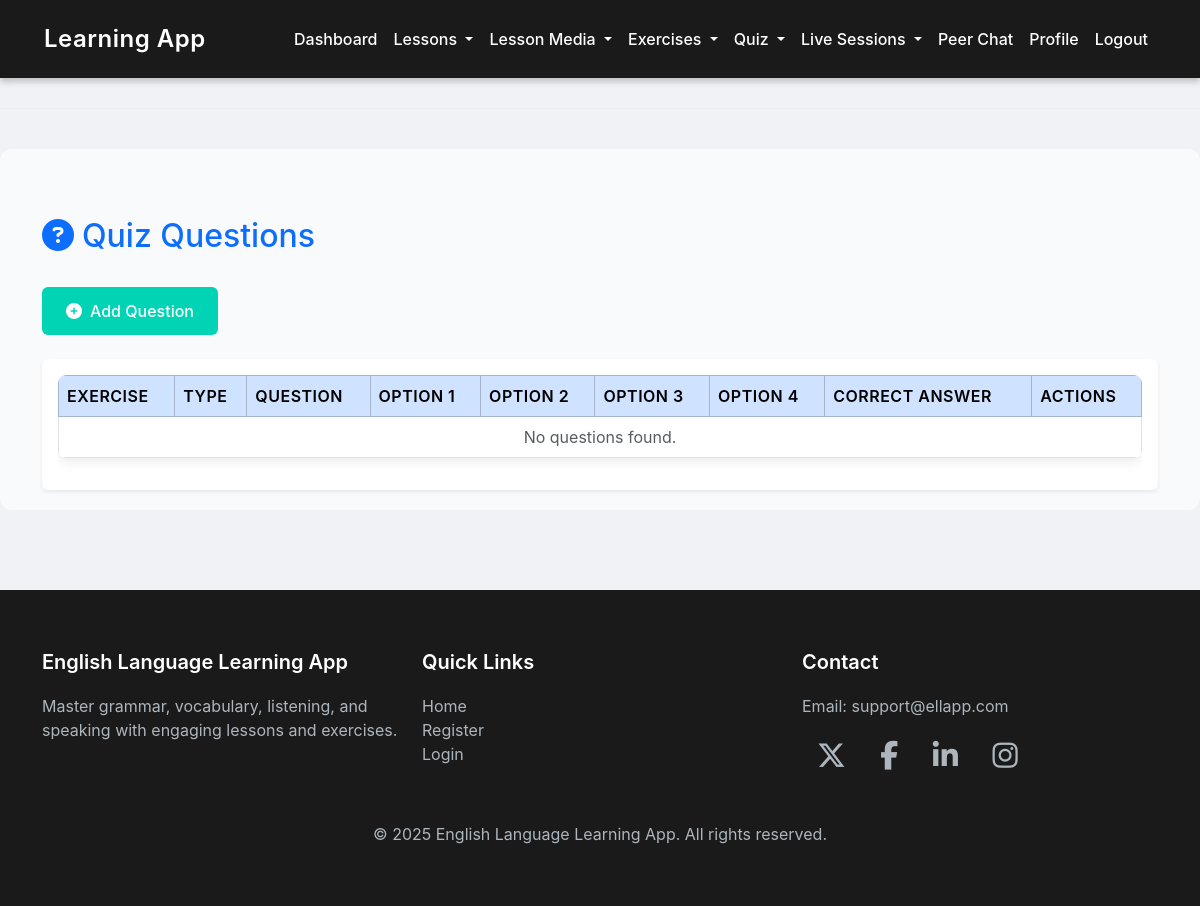
Before: /quiz/questions/ (signed in) with the older database file.
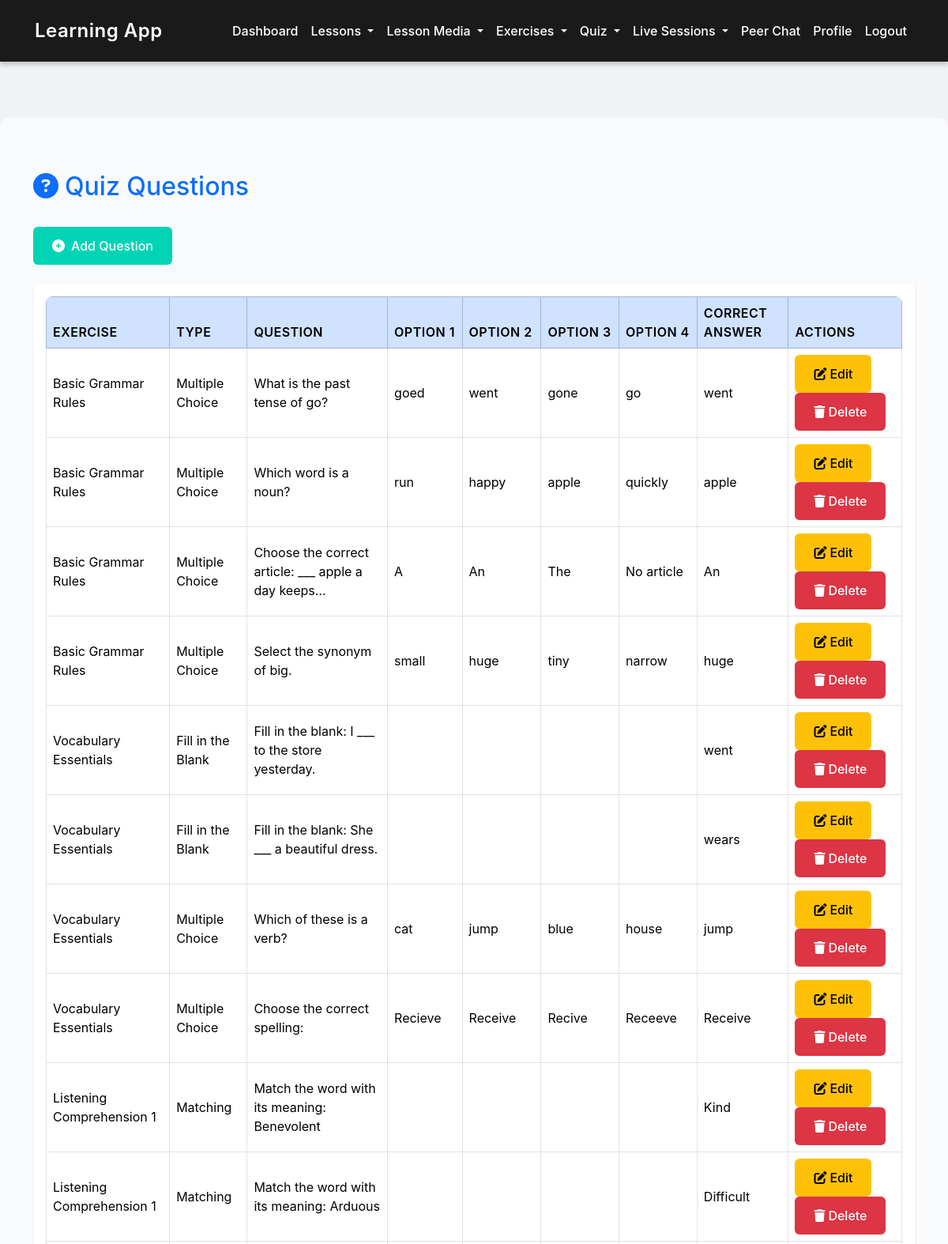
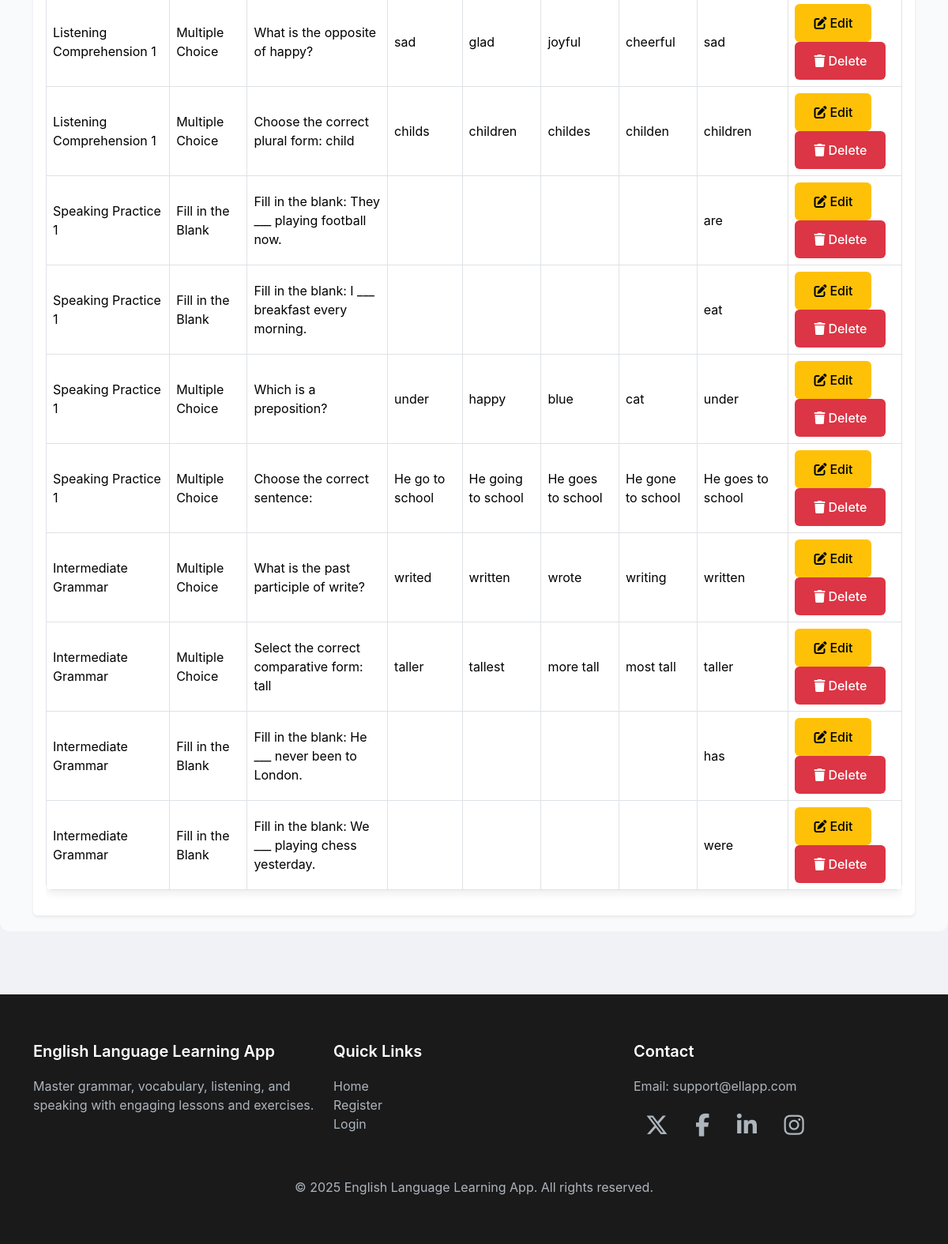
After: the same page with the newer database file (2 pictures, top to bottom).
### myapp/models.py (models this page shows, shortened)
class Quiz(models.Model):
    QUESTION_TYPES = [
        ('mcq', 'Multiple Choice'),
        ('fill_blank', 'Fill in the Blank'),
        ('match', 'Matching'),
    ]
    exercise = models.ForeignKey('Exercise', on_delete=models.CASCADE, related_name="questions")
    question_text = models.TextField()
    question_type = models.CharField(max_length=20, choices=QUESTION_TYPES)
    option1 = models.CharField(max_length=255)
    option2 = models.CharField(max_length=255)
    option3 = models.CharField(max_length=255)
    option4 = models.CharField(max_length=255)
    correct_answer = models.CharField(max_length=255)
    created_at = models.DateTimeField(auto_now_add=True)
    updated_at = models.DateTimeField(auto_now=True)

class Exercise(models.Model):
    TYPES = [
        ('quiz', 'Quiz'),
        ('speaking', 'Speaking'),
        ('writing', 'Writing'),
        ('listening', 'Listening'),
    ]
    lesson = models.ForeignKey(Lesson, on_delete=models.CASCADE, related_name="exercises")
    type = models.CharField(max_length=20, choices=TYPES)
    instructions = models.TextField()

class Lesson(models.Model):
    SKILL_LEVELS = [
        ('beginner', 'Beginner'),
        ('intermediate', 'Intermediate'),
        ('advanced', 'Advanced'),
    ]
    CATEGORIES = [
        ('grammar', 'Grammar'),
        ('vocabulary', 'Vocabulary'),
        ('listening', 'Listening'),
        ('speaking', 'Speaking'),
    ]
    title = models.CharField(max_length=150)
    description = models.TextField()
    skill_level = models.CharField(max_length=20, choices=SKILL_LEVELS)
    category = models.CharField(max_length=20, choices=CATEGORIES)
    created_by = models.ForeignKey(
        UserRegister,
        on_delete=models.CASCADE,
        limit_choices_to={'role': 'teacher'}
    )
    created_at = models.DateTimeField(auto_now_add=True)

### myapp/views.py (the view)
# urls.py: path('quiz/questions/', views.quiz_list, name='quiz_list'),
def quiz_list(request):
    if request.session.get('user_role') != 'teacher':
        messages.error(request, "Unauthorized access")
        return redirect('login')
    questions = Quiz.objects.filter(exercise__lesson__created_by_id=request.session['user_id'])
    return render(request, 'quiz/quiz_list.html', {'questions': questions})

### templates/quiz/quiz_list.html (shortened to what this page needs)
{% extends "base.html" %}
{% block content %}
<div class="container mt-5">
    <div class="row mb-4">
        <div class="col">
            <h2 class="text-primary"><i class="fas fa-question-circle me-2"></i>Quiz Questions</h2>
        </div>
    </div>
    <div class="row mb-4">
        <div class="col">
            <a href="{% url 'quiz_create' %}" class="btn btn-primary">
                <i class="fas fa-plus-circle me-2"></i>Add Question
            </a>
        </div>
    </div>
    <div class="row">
        <div class="col">
            <div class="card shadow-sm border-0">
                <div class="card-body">
                    <div class="table-responsive">
                        <table class="table table-hover table-bordered align-middle">
                            <thead class="table-primary">
                                <tr>
                                    <th scope="col">Exercise</th>
                                    <th scope="col">Type</th>
                                    <th scope="col">Question</th>
                                    <th scope="col">Option 1</th>
                                    <th scope="col">Option 2</th>
                                    <th scope="col">Option 3</th>
                                    <th scope="col">Option 4</th>
                                    <th scope="col">Correct Answer</th>
                                    <th scope="col">Actions</th>
                                </tr>
                            </thead>
                            <tbody>
                                {% for q in questions %}
                                <tr>
                                    <td>{{ q.exercise.lesson.title }}</td>
                                    <td>{{ q.get_question_type_display }}</td>
                                    <td>{{ q.question_text|truncatechars:50 }}</td>
                                    <td>{{ q.option1 }}</td>
                                    <td>{{ q.option2 }}</td>
                                    <td>{{ q.option3 }}</td>
                                    <td>{{ q.option4 }}</td>
                                    <td>{{ q.correct_answer }}</td>
                                    <td>
                                        <a href="{% url 'quiz_update' q.pk %}" class="btn btn-sm btn-warning me-2">
                                            <i class="fas fa-edit me-1"></i>Edit
                                        </a>
                                        <a href="{% url 'quiz_delete' q.pk %}" class="btn btn-sm btn-danger"
                                           onclick="return confirm('Delete this question?');">
                                            <i class="fas fa-trash me-1"></i>Delete
                                        </a>
                                    </td>
                                </tr>
                                {% empty %}
                                <tr>
                                    <td colspan="9" class="text-center text-muted">No questions found.</td>
                                </tr>
                                {% endfor %}
                            </tbody>
                        </table>
                    </div>
                </div>
            </div>
        </div>
    </div>
</div>
{% endblock %}

Changed rows visible on the page:
added Quiz: exercise.lesson "Basic Grammar Rules", question_type "Multiple Choice", question_text "What is the past tense of go?", option1 "goed", option2 "went", option3 "gone", option4 "go", correct_answer "went"
added Quiz: exercise.lesson "Basic Grammar Rules", question_type "Multiple Choice", question_text "Which word is a noun?", option1 "run", option2 "happy", option3 "apple", option4 "quickly", correct_answer "apple"
added Quiz: exercise.lesson "Basic Grammar Rules", question_type "Multiple Choice", question_text "Choose the correct article: ___ apple a day keeps…", option1 "A", option2 "An", option3 "The", option4 "No article", correct_answer "An"
added Quiz: exercise.lesson "Basic Grammar Rules", question_type "Multiple Choice", question_text "Select the synonym of big.", option1 "small", option2 "huge", option3 "tiny", option4 "narrow", correct_answer "huge"
added Quiz: exercise.lesson "Vocabulary Essentials", question_type "Fill in the Blank", question_text "Fill in the blank: I ___ to the store yesterday.", correct_answer "went"
added Quiz: exercise.lesson "Vocabulary Essentials", question_type "Fill in the Blank", question_text "Fill in the blank: She ___ a beautiful dress.", correct_answer "wears"
added Quiz: exercise.lesson "Vocabulary Essentials", question_type "Multiple Choice", question_text "Which of these is a verb?", option1 "cat", option2 "jump", option3 "blue", option4 "house", correct_answer "jump"
added Quiz: exercise.lesson "Vocabulary Essentials", question_type "Multiple Choice", question_text "Choose the correct spelling:", option1 "Recieve", option2 "Receive", option3 "Recive", option4 "Receeve", correct_answer "Receive"
added Quiz: exercise.lesson "Listening Comprehension 1", question_type "Matching", question_text "Match the word with its meaning: Benevolent", correct_answer "Kind"
added Quiz: exercise.lesson "Listening Comprehension 1", question_type "Matching", question_text "Match the word with its meaning: Arduous", correct_answer "Difficult"
added Quiz: exercise.lesson "Listening Comprehension 1", question_type "Multiple Choice", question_text "What is the opposite of happy?", option1 "sad", option2 "glad", option3 "joyful", option4 "cheerful", correct_answer "sad"
added Quiz: exercise.lesson "Listening Comprehension 1", question_type "Multiple Choice", question_text "Choose the correct plural form: child", option1 "childs", option2 "children", option3 "childes", option4 "childen", correct_answer "children"
added Quiz: exercise.lesson "Speaking Practice 1", question_type "Fill in the Blank", question_text "Fill in the blank: They ___ playing football now.", correct_answer "are"
added Quiz: exercise.lesson "Speaking Practice 1", question_type "Fill in the Blank", question_text "Fill in the blank: I ___ breakfast every morning.", correct_answer "eat"
added Quiz: exercise.lesson "Speaking Practice 1", question_type "Multiple Choice", question_text "Which is a preposition?", option1 "under", option2 "happy", option3 "blue", option4 "cat", correct_answer "under"
added Quiz: exercise.lesson "Speaking Practice 1", question_type "Multiple Choice", question_text "Choose the correct sentence:", option1 "He go to school", option2 "He going to school", option3 "He goes to school", option4 "He gone to school", correct_answer "He goes to school"
added Quiz: exercise.lesson "Intermediate Grammar", question_type "Multiple Choice", question_text "What is the past participle of write?", option1 "writed", option2 "written", option3 "wrote", option4 "writing", correct_answer "written"
added Quiz: exercise.lesson "Intermediate Grammar", question_type "Multiple Choice", question_text "Select the correct comparative form: tall", option1 "taller", option2 "tallest", option3 "more tall", option4 "most tall", correct_answer "taller"
added Quiz: exercise.lesson "Intermediate Grammar", question_type "Fill in the Blank", question_text "Fill in the blank: He ___ never been to London.", correct_answer "has"
added Quiz: exercise.lesson "Intermediate Grammar", question_type "Fill in the Blank", question_text "Fill in the blank: We ___ playing chess yesterday.", correct_answer "were"
Other visible differences:
text no longer shown: "No questions found."
